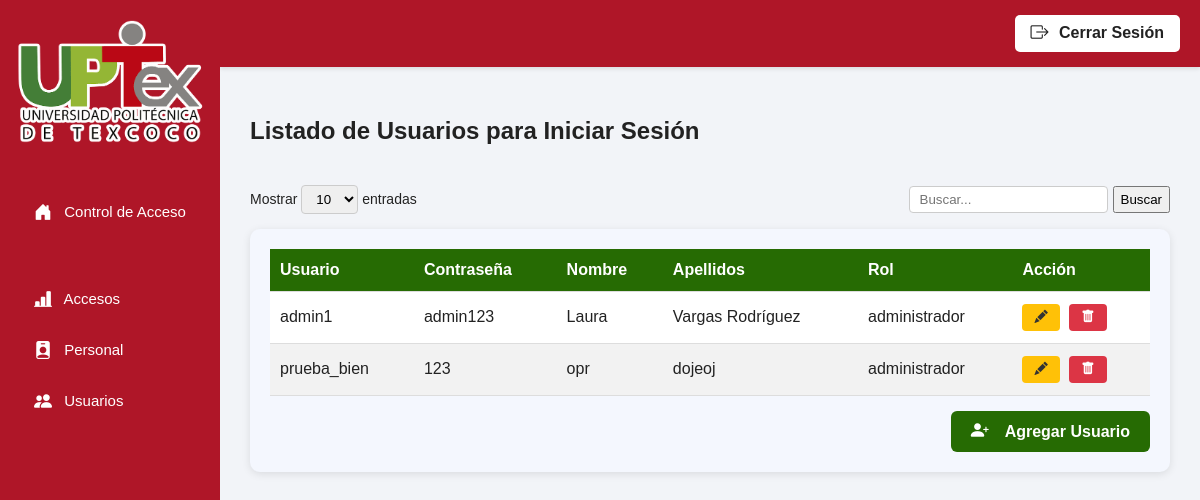
The page /php/usuarios.php on the database as committed earlier.
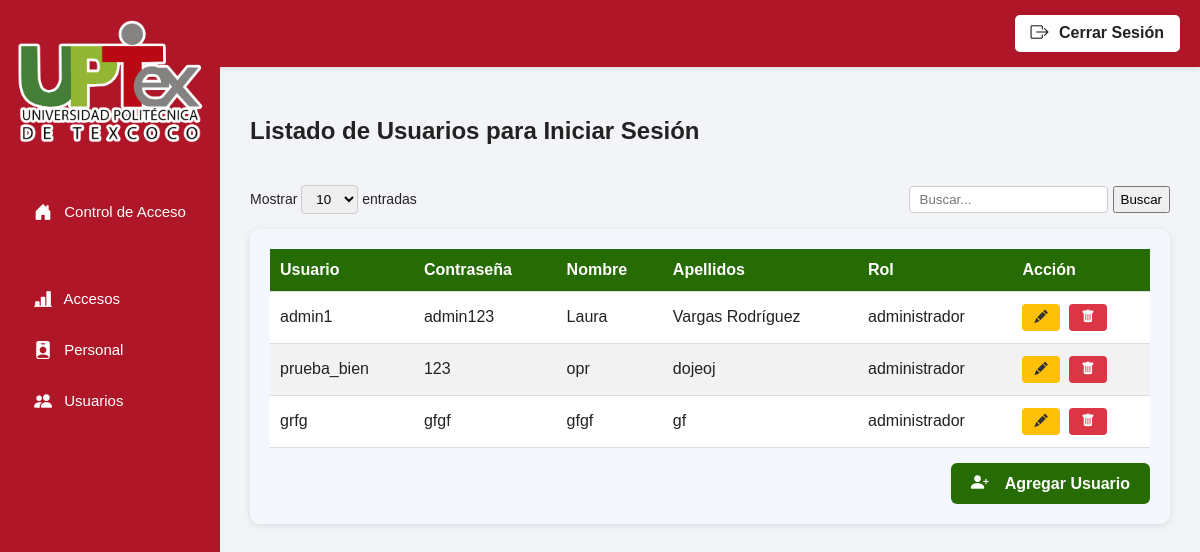
The same page on the database as committed later.
### tables this page shows
CREATE TABLE `usuarios` (
  `id` int(11) NOT NULL,
  `usuario` varchar(50) NOT NULL,
  `password` varchar(255) NOT NULL,
  `nombre` varchar(100) NOT NULL,
  `apellidos` varchar(100) NOT NULL,
  `rol` varchar(20) NOT NULL
);

### php/servicios/listar-usuarios.php (the view, shortened to what this page needs)
<?php
$conexion = new mysqli("localhost", "root", "", "sistema-control");
$conexion->set_charset("utf8");
$buscar = $_POST['buscar'] ?? '';
$limite = isset($_POST['limite']) ? intval($_POST['limite']) : 10;
$buscar = $conexion->real_escape_string($buscar);
$consulta = "SELECT * FROM usuarios
             WHERE usuario LIKE '%$buscar%'
             OR nombre LIKE '%$buscar%'
             OR apellidos LIKE '%$buscar%'
             OR rol LIKE '%$buscar%'
             ORDER BY id ASC
             LIMIT $limite";
$resultado = $conexion->query($consulta);
if ($resultado->num_rows > 0):
  while ($fila = $resultado->fetch_assoc()):
?>
    <tr>
      <td><?= htmlspecialchars($fila['usuario']) ?></td>
      <td><?= htmlspecialchars($fila['password']) ?></td>
      <td><?= htmlspecialchars($fila['nombre']) ?></td>
      <td><?= htmlspecialchars($fila['apellidos']) ?></td>
      <td><?= htmlspecialchars($fila['rol']) ?></td>
      <td>
        <form method="POST" action="servicios/editar-usuario.php" style="display:inline;">
          <button class="btn-editar" title="Editar">
            <i class="bi bi-pencil-fill"></i>
          </button>
        </form>
        <form method="POST" action="servicios/eliminar-usuario.php" style="display:inline;" onsubmit="return confirm('¿Estás seguro de eliminar este usuario?');">
          <button class="btn-eliminar" title="Eliminar">
            <i class="bi bi-trash-fill"></i>
          </button>
        </form>
      </td>
    </tr>
<?php
  endwhile;
else:
?>
  <tr>
    <td colspan="6">No hay usuarios que coincidan.</td>
  </tr>
<?php
endif;
?>

Rows that differ between the two databases and show on the page:
added usuarios: usuario "grfg", password "gfgf", nombre "gfgf", apellidos "gf", rol "administrador"
